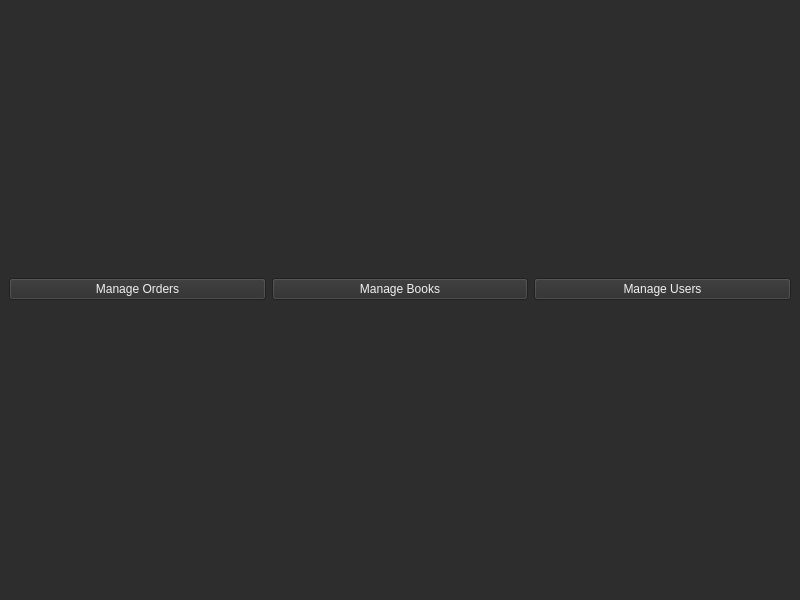
<?xml version="1.0" encoding="UTF-8"?>
<ui version="4.0">
 <class>MainWindow</class>
 <widget class="QMainWindow" name="MainWindow">
  <property name="geometry">
   <rect>
    <x>0</x>
    <y>0</y>
    <width>800</width>
    <height>600</height>
   </rect>
  </property>
  <property name="windowTitle">
   <string>MainWindow</string>
  </property>
  <property name="styleSheet">
   <string notr="true">background-color: rgb(45, 45, 45);</string>
  </property>
  <widget class="QWidget" name="centralwidget">
   <layout class="QGridLayout" name="gridLayout">
    <item row="0" column="0">
     <widget class="QPushButton" name="le_orders">
      <property name="styleSheet">
       <string notr="true">color:rgb(241, 241, 241)</string>
      </property>
      <property name="text">
       <string>Manage Orders</string>
      </property>
     </widget>
    </item>
    <item row="0" column="1">
     <widget class="QPushButton" name="le_books">
      <property name="styleSheet">
       <string notr="true">color:rgb(241, 241, 241)</string>
      </property>
      <property name="text">
       <string>Manage Books</string>
      </property>
     </widget>
    </item>
    <item row="0" column="2">
     <widget class="QPushButton" name="le_users">
      <property name="styleSheet">
       <string notr="true">color:rgb(241, 241, 241)</string>
      </property>
      <property name="text">
       <string>Manage Users</string>
      </property>
     </widget>
    </item>
   </layout>
  </widget>
  <widget class="QMenuBar" name="menubar">
   <property name="geometry">
    <rect>
     <x>0</x>
     <y>0</y>
     <width>800</width>
     <height>22</height>
    </rect>
   </property>
  </widget>
  <widget class="QStatusBar" name="statusbar"/>
 </widget>
 <resources/>
 <connections/>
</ui>
